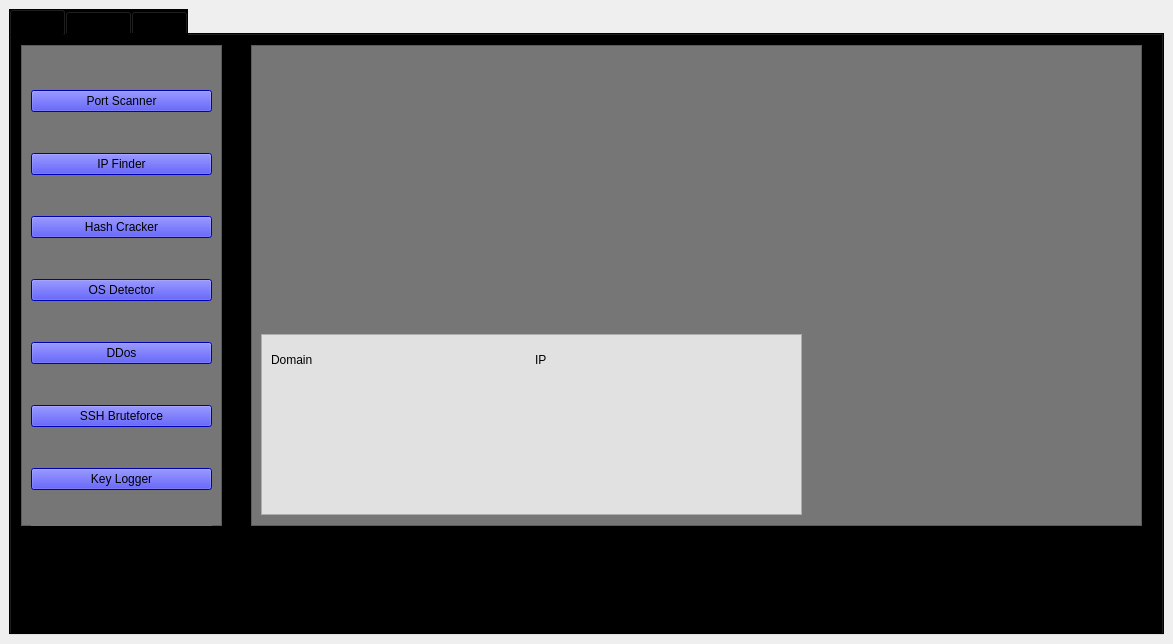
<?xml version="1.0" encoding="UTF-8"?>
<ui version="4.0">
 <class>MainWindow</class>
 <widget class="QMainWindow" name="MainWindow">
  <property name="geometry">
   <rect>
    <x>0</x>
    <y>0</y>
    <width>1173</width>
    <height>644</height>
   </rect>
  </property>
  <property name="windowTitle">
   <string>MainWindow</string>
  </property>
  <widget class="QWidget" name="centralwidget">
   <layout class="QVBoxLayout" name="verticalLayout">
    <item>
     <widget class="QTabWidget" name="tabWidget">
      <property name="styleSheet">
       <string notr="true">background-color: rgb(0, 0, 0);</string>
      </property>
      <property name="currentIndex">
       <number>0</number>
      </property>
      <widget class="QWidget" name="tabWidgetPage1" native="true">
       <attribute name="title">
        <string>Home</string>
       </attribute>
       <widget class="QFrame" name="frame">
        <property name="geometry">
         <rect>
          <x>10</x>
          <y>10</y>
          <width>201</width>
          <height>481</height>
         </rect>
        </property>
        <property name="autoFillBackground">
         <bool>false</bool>
        </property>
        <property name="styleSheet">
         <string notr="true">background-color: rgb(118, 118, 118);</string>
        </property>
        <property name="frameShape">
         <enum>QFrame::StyledPanel</enum>
        </property>
        <property name="frameShadow">
         <enum>QFrame::Plain</enum>
        </property>
        <widget class="QWidget" name="">
         <property name="geometry">
          <rect>
           <x>10</x>
           <y>10</y>
           <width>181</width>
           <height>471</height>
          </rect>
         </property>
         <layout class="QVBoxLayout" name="verticalLayout_2">
          <item>
           <widget class="QPushButton" name="portscanner_btn">
            <property name="autoFillBackground">
             <bool>false</bool>
            </property>
            <property name="styleSheet">
             <string notr="true">background-color: rgb(0, 0, 255);</string>
            </property>
            <property name="text">
             <string>Port Scanner</string>
            </property>
           </widget>
          </item>
          <item>
           <widget class="QPushButton" name="ipfiner_btn">
            <property name="autoFillBackground">
             <bool>false</bool>
            </property>
            <property name="styleSheet">
             <string notr="true">background-color: rgb(0, 0, 255);</string>
            </property>
            <property name="text">
             <string>IP Finder</string>
            </property>
           </widget>
          </item>
          <item>
           <widget class="QPushButton" name="hashcracker_btn">
            <property name="autoFillBackground">
             <bool>false</bool>
            </property>
            <property name="styleSheet">
             <string notr="true">background-color: rgb(0, 0, 255);</string>
            </property>
            <property name="text">
             <string>Hash Cracker</string>
            </property>
           </widget>
          </item>
          <item>
           <widget class="QPushButton" name="osdetection_btn">
            <property name="autoFillBackground">
             <bool>false</bool>
            </property>
            <property name="styleSheet">
             <string notr="true">background-color: rgb(0, 0, 255);</string>
            </property>
            <property name="text">
             <string>OS Detector</string>
            </property>
           </widget>
          </item>
          <item>
           <widget class="QPushButton" name="DDos">
            <property name="autoFillBackground">
             <bool>false</bool>
            </property>
            <property name="styleSheet">
             <string notr="true">background-color: rgb(0, 0, 255);</string>
            </property>
            <property name="text">
             <string>DDos</string>
            </property>
           </widget>
          </item>
          <item>
           <widget class="QPushButton" name="bruteforce_btn">
            <property name="autoFillBackground">
             <bool>false</bool>
            </property>
            <property name="styleSheet">
             <string notr="true">background-color: rgb(0, 0, 255);</string>
            </property>
            <property name="text">
             <string>SSH Bruteforce</string>
            </property>
           </widget>
          </item>
          <item>
           <widget class="QPushButton" name="keylogger_btn">
            <property name="autoFillBackground">
             <bool>false</bool>
            </property>
            <property name="styleSheet">
             <string notr="true">background-color: rgb(0, 0, 255);</string>
            </property>
            <property name="text">
             <string>Key Logger</string>
            </property>
           </widget>
          </item>
         </layout>
        </widget>
       </widget>
       <widget class="QFrame" name="frame_2">
        <property name="geometry">
         <rect>
          <x>240</x>
          <y>10</y>
          <width>891</width>
          <height>481</height>
         </rect>
        </property>
        <property name="autoFillBackground">
         <bool>false</bool>
        </property>
        <property name="styleSheet">
         <string notr="true">background-color: rgb(118, 118, 118);</string>
        </property>
        <property name="frameShape">
         <enum>QFrame::StyledPanel</enum>
        </property>
        <property name="frameShadow">
         <enum>QFrame::Sunken</enum>
        </property>
        <widget class="QFrame" name="frame_3">
         <property name="geometry">
          <rect>
           <x>10</x>
           <y>289</y>
           <width>541</width>
           <height>181</height>
          </rect>
         </property>
         <property name="autoFillBackground">
          <bool>false</bool>
         </property>
         <property name="styleSheet">
          <string notr="true">background-color: rgb(225, 225, 225);</string>
         </property>
         <property name="frameShape">
          <enum>QFrame::StyledPanel</enum>
         </property>
         <property name="frameShadow">
          <enum>QFrame::Sunken</enum>
         </property>
         <property name="lineWidth">
          <number>1</number>
         </property>
         <property name="midLineWidth">
          <number>0</number>
         </property>
         <widget class="QWidget" name="">
          <property name="geometry">
           <rect>
            <x>10</x>
            <y>10</y>
            <width>521</width>
            <height>31</height>
           </rect>
          </property>
          <layout class="QGridLayout" name="gridLayout_2">
           <item row="0" column="0">
            <widget class="QLabel" name="label">
             <property name="text">
              <string>Domain</string>
             </property>
            </widget>
           </item>
           <item row="0" column="1">
            <widget class="QLabel" name="label_2">
             <property name="text">
              <string>IP</string>
             </property>
            </widget>
           </item>
          </layout>
         </widget>
        </widget>
       </widget>
      </widget>
      <widget class="QWidget" name="tabWidgetPage2" native="true">
       <attribute name="title">
        <string>Options</string>
       </attribute>
      </widget>
      <widget class="QWidget" name="tab">
       <attribute name="title">
        <string>About</string>
       </attribute>
      </widget>
     </widget>
    </item>
   </layout>
  </widget>
  <widget class="QMenuBar" name="menubar">
   <property name="geometry">
    <rect>
     <x>0</x>
     <y>0</y>
     <width>1173</width>
     <height>21</height>
    </rect>
   </property>
  </widget>
 </widget>
 <resources/>
 <connections/>
</ui>
